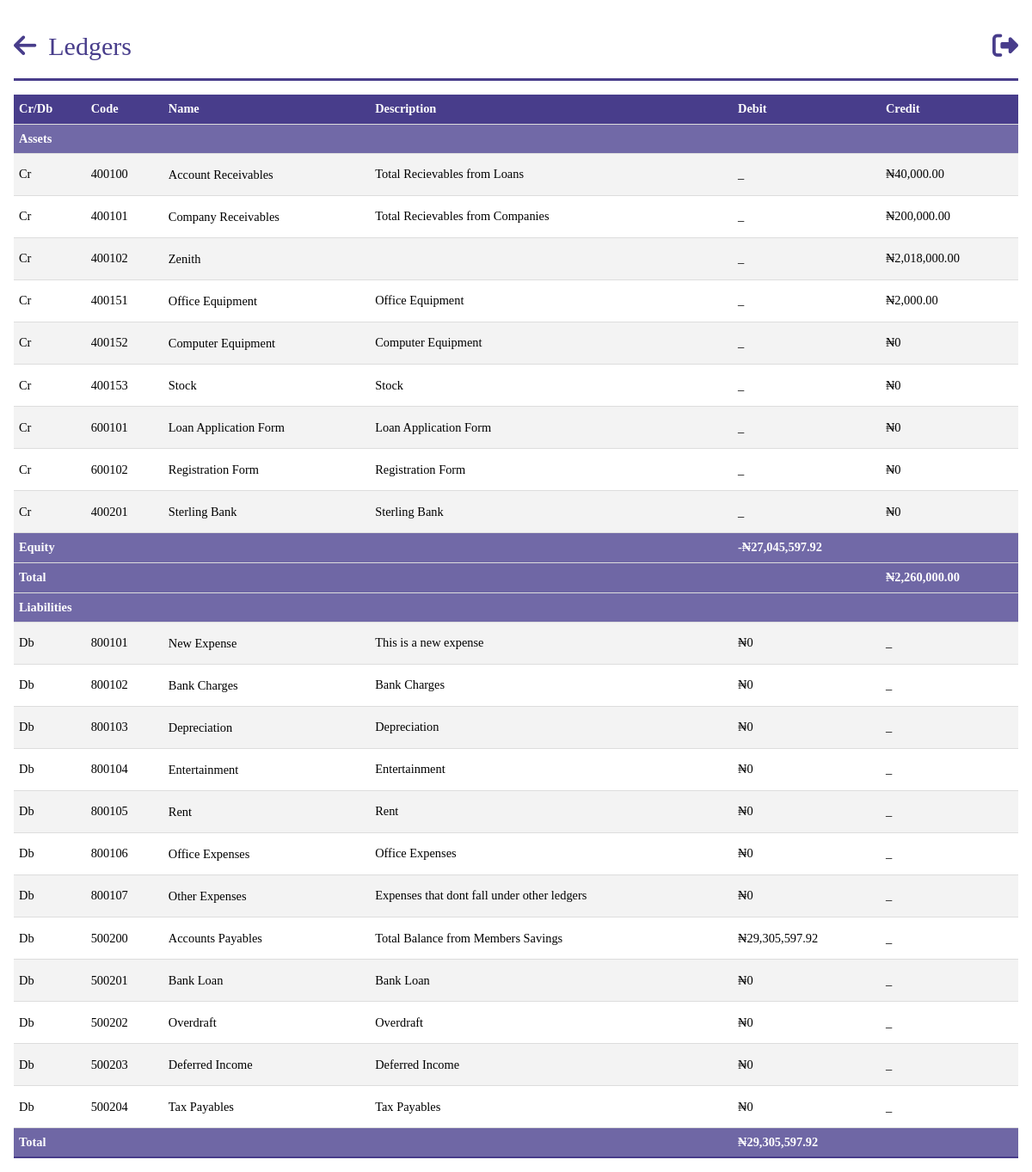
/trial_balance (signed in), run on an earlier commit of the app's database.
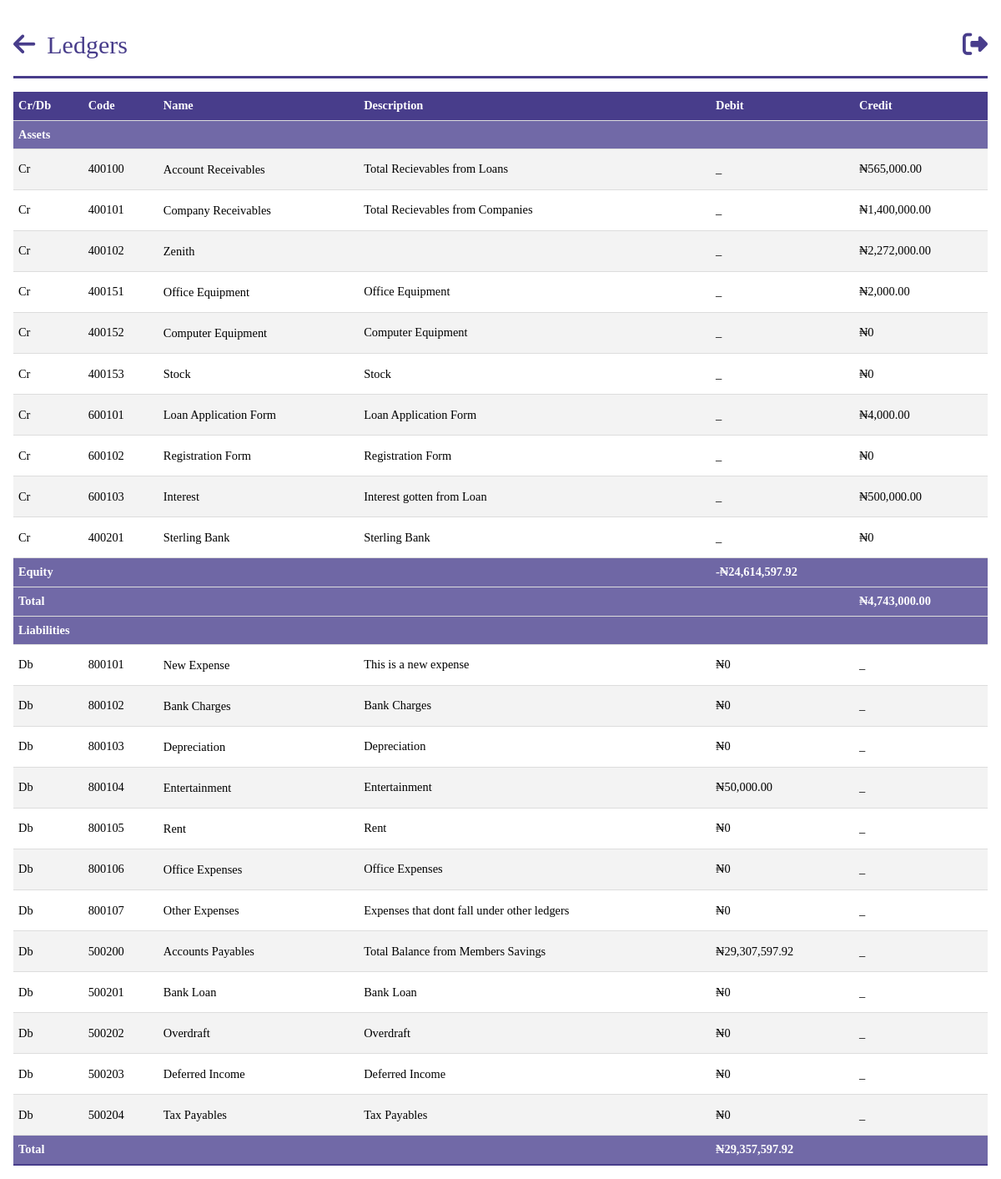
And on a later commit of the database.
### models.py (models this page shows, shortened)
class Bank(db.Model):
    __tablename__ = "banks"
    id = db.Column(db.Integer, primary_key=True)
    name = db.Column(db.String, nullable=False, unique=True)
    balance_bfd = db.Column(db.Float, default=0.0)
    new_balance = db.Column(db.Float, default=0.0)
    payments = db.relationship("BankPayment", backref="bank")

class Asset(db.Model):
    __tablename__ = "assets"
    id = db.Column(db.Integer, primary_key=True)
    name = db.Column(db.String)
    balance_bfd = db.Column(db.Float, default=0.0)
    description = db.Column(db.String, nullable=True)
    balance = db.Column(db.Float, default=0.0)
    payments = db.relationship("AssetPayment", backref="asset")

class Income(db.Model):
    __tablename__ = "incomes"
    id = db.Column(db.Integer, primary_key=True)
    name = db.Column(db.String)
    description = db.Column(db.String, nullable=True)
    balance_bfd = db.Column(db.Float, default=0.0)
    balance = db.Column(db.Float, default=0.0)
    payments = db.relationship("IncomePayment", backref="income")

class Investment(db.Model):
    __tablename__ = "investments"
    id = db.Column(db.Integer, primary_key=True)
    name = db.Column(db.String)
    description = db.Column(db.String, nullable=True)
    balance = balance = db.Column(db.Float, default=0.0)
    balance_bfd = db.Column(db.Float, default=0.0)
    payments = db.relationship("InvestmentPayment", backref="investment")

class Expense(db.Model):
    __tablename__ = "expenses"
    id = db.Column(db.Integer, primary_key=True)
    name = db.Column(db.String)
    description = db.Column(db.String, nullable=True)
    balance_bfd = db.Column(db.Float, default=0.0)
    balance = balance = db.Column(db.Float, default=0.0)
    payments = db.relationship("ExpensePayment", backref="expense")

class Liability(db.Model):
    __tablename__ = "liabilities"
    id = db.Column(db.Integer, primary_key=True)
    name = db.Column(db.String)
    description = db.Column(db.String, nullable=True)
    balance = balance = db.Column(db.Float, default=0.0)
    balance_bfd = db.Column(db.Float, default=0.0)
    payments = db.relationship("LiabilityPayment", backref="liability")

### app.py (the view)
@app.route("/trial_balance")
@login_required
@role_required(["Admin", "Secretary", "Sub-Admin"])
def trial_balance():
    companies = Company.query.all()
    banks = Bank.query.all()
    persons = Person.query.all()
    assets = Asset.query.all()
    liabilities = Liability.query.all()
    incomes = Income.query.all()
    expenses = Expense.query.all()
    investments = Investment.query.all()
    total_company_receivable = sum(company.amount_accumulated for company in companies)
    total_cash_and_equivalents = total_company_receivable + sum(
        bank.new_balance for bank in banks
    )
    total_accounts_receivable = sum(person.loan_balance for person in persons)
    total_investments = sum(
        investment.balance for investment in investments if investment.balance
    )
    total_incomes = sum(income.balance for income in incomes if income.balance)
    total_expenses = sum(expense.balance for expense in expenses if expense.balance)
    total_assets = (
        total_cash_and_equivalents
        + total_accounts_receivable
        + sum(asset.balance for asset in assets if asset.balance)
        + total_incomes
        + total_investments
    )
    total_accounts_payable = sum(person.total_balance for person in persons)
    total_liabilities = (
        total_accounts_payable
        + sum(liability.balance for liability in liabilities if liability.balance)
        + total_expenses
    )
    total_equity = total_assets - total_liabilities
    total_liabilities_and_equity = total_liabilities + total_equity
    return render_template(
        "query/trial_balance.html",
        assets=assets,
        total_expenses=total_expenses,
        expenses=expenses,
        incomes=incomes,
        banks=banks,
        total_cash_and_equivalents=total_cash_and_equivalents,
        company=total_company_receivable,
        total_accounts_receivable=total_accounts_receivable,
        total_incomes=total_incomes,
        total_assets=total_assets,
        investments=investments,
        liabilities=liabilities,
        total_accounts_payable=total_accounts_payable,
        total_liabilities=total_liabilities,
        total_equity=total_equity,
        total_liabilities_and_equity=total_liabilities_and_equity,
    )

### app.py (called while the page is built)
@login_manager.user_loader
def load_user(person_id):
    return Person.query.get(person_id)

def role_required(roles_required):
    def decorator(view_func):
        @wraps(view_func)
        def wrapper(*args, **kwargs):
            if not current_user.is_authenticated:
                flash("You must be logged in to access this page.", "error")
                return redirect(url_for("login"))
            user_role = current_user.role
            if user_role.name not in roles_required:
                flash("You don't have the required role to access this page.", "error")
                return redirect(
                    url_for("dashboard")
                )  # Change this to your desired redirect
            return view_func(*args, **kwargs)
        return wrapper
    return decorator

@app.before_request
def before_request():
    g.user = current_user

@app.template_filter("currency")
@login_required
def currency(value):
    modified_value = format_currency(value)  # Modify the value as needed
    return modified_value

### templates/query/trial_balance.html (shortened to what the changed rows need)
{%extends 'base.html' %}
{%block content%}
<body id="person">
    <table class="tab-content">
        <tbody>
            <tr>
                <th>Cr/Db</th>
                <th>Code</th>
                <th>Name</th>
                <th>Description</th>
                <th>Debit</th>
                <th>Credit</th>
            </tr>
            <tr>
                <th colspan="6" class="total">Assets</th>
            </tr>
            <tr>
                <td>Cr</td>
                <td>400100  </td>
                <td><a href="{{url_for('get_loan')}}">Account Receivables</a></td>
                <td>Total Recievables from Loans</td>
                <td> _ </td>
                <td>{{ total_accounts_receivable| currency }}</td>
            </tr>
            <tr>
                <td>Cr</td>
                <td>400101  </td>
                <td><a href="{{url_for('companies_report')}}">Company Receivables</a></td>
                <td>Total Recievables from Companies</td>
                <td> _ </td>
                <td>{{ company| currency }}</td>
            </tr>
            {% for bank in banks %}
            <tr>
                <td>Cr</td>
                <td>{{ 400101+bank.id }}</td>
                <td><a href="{{url_for('individual_bank_report',bank_id=bank.id)}}">{{ bank.name }}</a></td>
                <td>{{ bank.description}}</td>
                <td> _ </td>
                <td>{{ bank.new_balance | currency }}</td>
            </tr>
            {% endfor %}
            {% for asset in assets %}
                <tr>
                    <td>Cr</td>
                    <td>{{ 400150+asset.id }}</td>
                    <td>
                        <a href="{{url_for('ledger_report',ledger='asset',ledger_id=asset.id)}}">{{ asset.name}}</a>
                    </td>
                    <td>{{ asset.description}}</td>
                    <td> _ </td>
                    <td>{{ asset.balance | currency }}</td>
                </tr>
            {% endfor %}
            {% for income in incomes %}
            <tr>
                <td>Cr</td>
                <td>{{ 600100+income.id }}</td>
                <td><a href="{{url_for('ledger_report',ledger='income',ledger_id=income.id)}}">{{ income.name }}</a></td>
                <td>{{ income.description }}</td>
                <td> _ </td>
                <td>{{ income.balance | currency }}</td>
            </tr>
            {% endfor %}
            {% for investment in investments %}
            <tr>
                <td>Cr</td>
                <td>{{ 400200+investment.id }}</td>
                <td><a href="{{url_for('ledger_report',ledger='investment',ledger_id=investment.id)}}">{{ investment.name }}</a></td>
                <td>{{ investment.description}}</td>
                <td> _ </td>
                <td>{{ investment.balance | currency }}</td>
            </tr>
            {% endfor %}
            <tr>
                <th colspan="4" class="total">Equity</th>
                <th colspan="2" class="total">{{total_equity | currency}}</th>
            </tr>
            <tr>
                <th colspan="5" class="total">Total</th>
                <th colspan="1" class="total">{{total_assets | currency}}</th>
            </tr>
            <tr>
                <th colspan="6" class="total">Liabilities</th>
            </tr>
            {% for expense in expenses %}
            <tr>
                <td>Db</td>
                <td>{{ 800100+expense.id }}</td>
                <td><a href="{{url_for('ledger_report',ledger='expense',ledger_id=expense.id)}}">{{ expense.name }}</a></td>
                <td>{{ expense.description }}</td>
                <td>{{ expense.balance | currency }}</td>
                <td> _ </td>
            </tr>
            {% endfor %}
            <tr>
                <td>Db</td>
                <td>500200 </td>
                <td><a href="{{url_for('get_payments')}}">Accounts Payables</a></td>
                <td>Total Balance from Members Savings</td>
                <td>{{ total_accounts_payable | currency }}</td>
                <td> _ </td>
            </tr>
            {% for liability in liabilities %}
            <tr>
                <td>Db</td>
                <td>{{ 500200 + liability.id }}</td>
                <td><a href="{{url_for('ledger_report',ledger='liability',ledger_id=liability.id)}}">{{ liability.name }}</a></td>
                <td>{{ liability.description}}</td>
                <td>{{ liability.balance | currency }}</td>
                <td> _ </td>
            </tr>
            {% endfor %}
            <tr>
                <th colspan="4" class="total">Total</th>
                <th colspan="2" class="total">{{total_liabilities | currency}}</th>
            </tr>
        </tbody>
    </table>
{%endblock%}

What changed in the data, as far as the page shows it:
changed Bank "Zenith": new_balance "₦2,018,000.00" → "₦2,272,000.00"
changed Income "Loan Application Form": balance "₦0" → "₦4,000.00"
added Income: 600100+income.id "600103", name "Interest", description "Interest gotten from Loan", balance "₦500,000.00"
changed Expense "Entertainment": balance "₦0" → "₦50,000.00"
Also different on the page:
{{ total_accounts_receivable| currency }}: "₦40,000.00" → "₦565,000.00"
{{ company| currency }}: "₦200,000.00" → "₦1,400,000.00"
{{ total_equity | currency }}: "-₦27,045,597.92" → "-₦24,614,597.92"
{{ total_assets | currency }}: "₦2,260,000.00" → "₦4,743,000.00"
{{ total_accounts_payable | currency }}: "₦29,305,597.92" → "₦29,307,597.92"
{{ total_liabilities | currency }}: "₦29,305,597.92" → "₦29,357,597.92"
